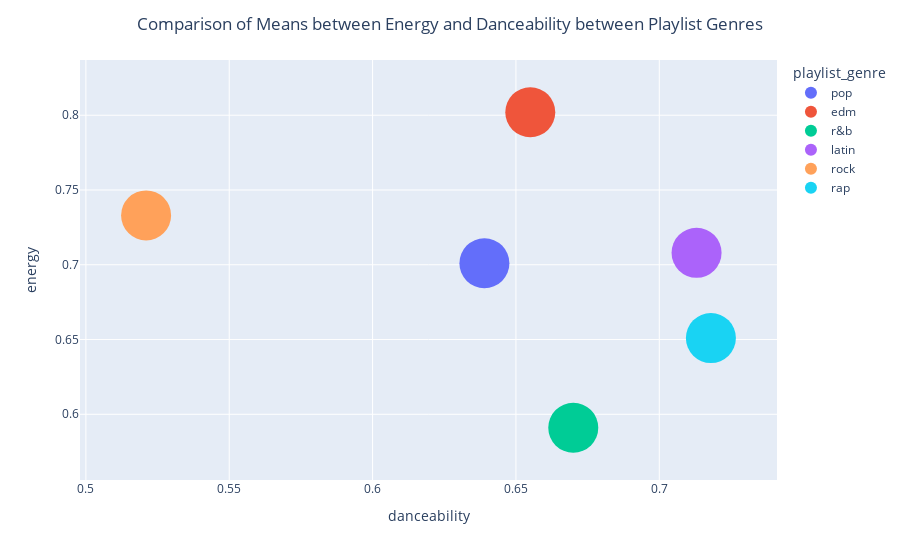

Write notebook code for a chart like this one.
### Markdown cell above
From the pie chart shown above, we can see that out of all the genres avaiable to us within the dataset, the 'EDM' genre is the most prominent with 18.41% of all songs belonging to it , while the 'ROCK' genre is the least prominent with 15.08% of all songs belonging to it. However, since the difference from the most prominent song to the least prominent genre is less than 3%, we can say  that the percentage of songs across all generes are pretty even. In the long run, this gives us more confidence knowing that there is not a genre that has an extreme value or outlier over the other genres.

### Code cell
bubble_df = pd.DataFrame([[0.639, 0.701,5507], [0.655, 0.802,6043], [0.67, 0.591,5431], [0.713, 0.708,5155], [0.521, 0.733,4951], [0.718, 0.651,5746]], columns=["danceability", "energy","count"])
bubble_df["playlist_genre"] = ["pop", "edm", "r&b", "latin", "rock", "rap"]

fig = px.scatter(bubble_df, x='danceability', y='energy',
             color="playlist_genre",size='count')
fig.update_layout(title="Comparison of Means between Energy and Danceability between Playlist Genres")
fig.update_layout(title_x=0.5)
fig.update_traces(marker=dict(size=50))
fig.show()

### Figure 1 — Plotly figure (JSON) as saved in the notebook; plotly's stock layout.template omitted (floating-point values rounded to 4 significant figures)
{"data": [{"hovertemplate": "playlist_genre=pop<br>danceability=%{x}<br>energy=%{y}<br>count=%{marker.size}<extra></extra>", "legendgroup": "pop", "marker": {"color": "#636efa", "size": 50, "sizemode": "area", "sizeref": 15.11, "symbol": "circle"}, "mode": "markers", "name": "pop", "orientation": "v", "showlegend": true, "type": "scatter", "x": [0.639], "xaxis": "x", "y": [0.701], "yaxis": "y"}, {"hovertemplate": "playlist_genre=edm<br>danceability=%{x}<br>energy=%{y}<br>count=%{marker.size}<extra></extra>", "legendgroup": "edm", "marker": {"color": "#EF553B", "size": 50, "sizemode": "area", "sizeref": 15.11, "symbol": "circle"}, "mode": "markers", "name": "edm", "orientation": "v", "showlegend": true, "type": "scatter", "x": [0.655], "xaxis": "x", "y": [0.802], "yaxis": "y"}, {"hovertemplate": "playlist_genre=r&b<br>danceability=%{x}<br>energy=%{y}<br>count=%{marker.size}<extra></extra>", "legendgroup": "r&b", "marker": {"color": "#00cc96", "size": 50, "sizemode": "area", "sizeref": 15.11, "symbol": "circle"}, "mode": "markers", "name": "r&b", "orientation": "v", "showlegend": true, "type": "scatter", "x": [0.67], "xaxis": "x", "y": [0.591], "yaxis": "y"}, {"hovertemplate": "playlist_genre=latin<br>danceability=%{x}<br>energy=%{y}<br>count=%{marker.size}<extra></extra>", "legendgroup": "latin", "marker": {"color": "#ab63fa", "size": 50, "sizemode": "area", "sizeref": 15.11, "symbol": "circle"}, "mode": "markers", "name": "latin", "orientation": "v", "showlegend": true, "type": "scatter", "x": [0.713], "xaxis": "x", "y": [0.708], "yaxis": "y"}, {"hovertemplate": "playlist_genre=rock<br>danceability=%{x}<br>energy=%{y}<br>count=%{marker.size}<extra></extra>", "legendgroup": "rock", "marker": {"color": "#FFA15A", "size": 50, "sizemode": "area", "sizeref": 15.11, "symbol": "circle"}, "mode": "markers", "name": "rock", "orientation": "v", "showlegend": true, "type": "scatter", "x": [0.521], "xaxis": "x", "y": [0.733], "yaxis": "y"}, {"hovertemplate": "playlist_genre=rap<br>danceability=%{x}<br>energy=%{y}<br>count=%{marker.size}<extra></extra>", "legendgroup": "rap", "marker": {"color": "#19d3f3", "size": 50, "sizemode": "area", "sizeref": 15.11, "symbol": "circle"}, "mode": "markers", "name": "rap", "orientation": "v", "showlegend": true, "type": "scatter", "x": [0.718], "xaxis": "x", "y": [0.651], "yaxis": "y"}], "layout": {"legend": {"itemsizing": "constant", "title": {"text": "playlist_genre"}, "tracegroupgap": 0}, "margin": {"t": 60}, "title": {"text": "Comparison of Means between Energy and Danceability between Playlist Genres", "x": 0.5}, "xaxis": {"anchor": "y", "domain": [0, 1], "title": {"text": "danceability"}}, "yaxis": {"anchor": "x", "domain": [0, 1], "title": {"text": "energy"}}}}
